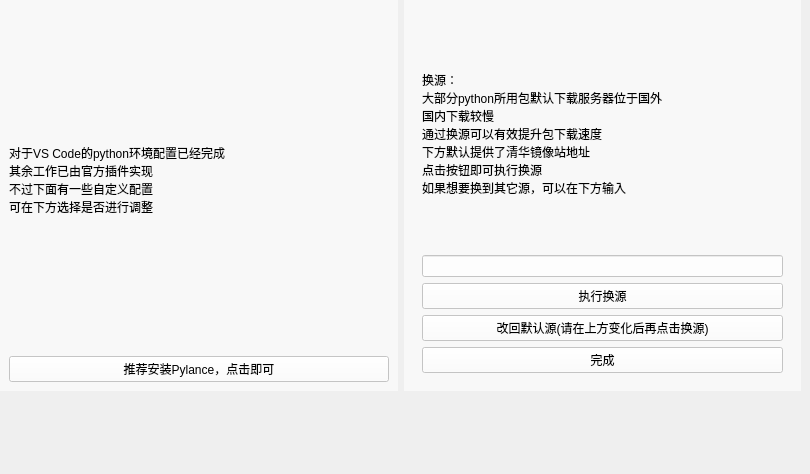
    <widget class="QWidget" name="pypage_4_1">
     <property name="styleSheet">
      <string notr="true">QWidget#pypage_4_1{
	
	background-image: url(:/image/image/background.png);
}</string>
     </property>
     <widget class="QWidget" name="widget_32" native="true">
      <property name="geometry">
       <rect>
        <x>0</x>
        <y>0</y>
        <width>801</width>
        <height>391</height>
       </rect>
      </property>
      <property name="sizePolicy">
       <sizepolicy hsizetype="Preferred" vsizetype="Preferred">
        <horstretch>0</horstretch>
        <verstretch>0</verstretch>
       </sizepolicy>
      </property>
      <property name="styleSheet">
       <string notr="true">background-color: rgba(255, 255, 255, 0);
font: 12pt &quot;Microsoft YaHei UI&quot;;</string>
      </property>
      <layout class="QHBoxLayout" name="horizontalLayout_18">
       <item>
        <widget class="QWidget" name="widget_83" native="true">
         <property name="sizePolicy">
          <sizepolicy hsizetype="MinimumExpanding" vsizetype="Expanding">
           <horstretch>0</horstretch>
           <verstretch>0</verstretch>
          </sizepolicy>
         </property>
         <property name="styleSheet">
          <string notr="true">QWidget#widget_83{
	background-color: rgba(255, 255, 255, 150);
}</string>
         </property>
         <layout class="QVBoxLayout" name="verticalLayout_42">
          <item>
           <widget class="QLabel" name="label_41">
            <property name="sizePolicy">
             <sizepolicy hsizetype="Preferred" vsizetype="Preferred">
              <horstretch>0</horstretch>
              <verstretch>0</verstretch>
             </sizepolicy>
            </property>
            <property name="text">
             <string>对于VS Code的python环境配置已经完成
其余工作已由官方插件实现
不过下面有一些自定义配置
可在下方选择是否进行调整</string>
            </property>
           </widget>
          </item>
          <item>
           <widget class="QPushButton" name="pushButton_30">
            <property name="styleSheet">
             <string notr="true">background-color: rgba(255, 255, 255, 200);</string>
            </property>
            <property name="text">
             <string>推荐安装Pylance，点击即可</string>
            </property>
           </widget>
          </item>
         </layout>
        </widget>
       </item>
       <item>
        <widget class="QWidget" name="widget_37" native="true">
         <property name="sizePolicy">
          <sizepolicy hsizetype="Expanding" vsizetype="Expanding">
           <horstretch>0</horstretch>
           <verstretch>0</verstretch>
          </sizepolicy>
         </property>
         <property name="styleSheet">
          <string notr="true">QWidget#widget_37{
	background-color: rgba(255, 255, 255, 150);
}</string>
         </property>
         <layout class="QVBoxLayout" name="verticalLayout_21">
          <item>
           <widget class="QWidget" name="widget_38" native="true">
            <property name="sizePolicy">
             <sizepolicy hsizetype="Preferred" vsizetype="Expanding">
              <horstretch>0</horstretch>
              <verstretch>0</verstretch>
             </sizepolicy>
            </property>
            <layout class="QVBoxLayout" name="verticalLayout_22">
             <item>
              <widget class="QLabel" name="label_22">
               <property name="text">
                <string>换源：
大部分python所用包默认下载服务器位于国外
国内下载较慢
通过换源可以有效提升包下载速度
下方默认提供了清华镜像站地址
点击按钮即可执行换源
如果想要换到其它源，可以在下方输入</string>
               </property>
              </widget>
             </item>
             <item>
              <widget class="QLineEdit" name="url_input_1">
               <property name="styleSheet">
                <string notr="true">background-color: rgba(255, 255, 255, 200);</string>
               </property>
              </widget>
             </item>
             <item>
              <widget class="QPushButton" name="pushButton_20">
               <property name="styleSheet">
                <string notr="true">background-color: rgba(255, 255, 255, 200);</string>
               </property>
               <property name="text">
                <string>执行换源</string>
               </property>
              </widget>
             </item>
             <item>
              <widget class="QPushButton" name="pushButton_22">
               <property name="styleSheet">
                <string notr="true">background-color: rgba(255, 255, 255, 200);</string>
               </property>
               <property name="text">
                <string>改回默认源(请在上方变化后再点击换源)</string>
               </property>
              </widget>
             </item>
             <item>
              <widget class="QPushButton" name="pushButton_21">
               <property name="styleSheet">
                <string notr="true">background-color: rgba(255, 255, 255, 200);</string>
               </property>
               <property name="text">
                <string>完成</string>
               </property>
              </widget>
             </item>
            </layout>
           </widget>
          </item>
         </layout>
        </widget>
       </item>
      </layout>
     </widget>
     <widget class="QWidget" name="widget_82" native="true">
      <property name="geometry">
       <rect>
        <x>0</x>
        <y>390</y>
        <width>801</width>
        <height>75</height>
       </rect>
      </property>
      <property name="styleSheet">
       <string notr="true">QWidget#widget_82{
	image: url(:/image/image/py进度5.png);
    
	background-color: rgba(255, 255, 255, 0);
}</string>
      </property>
     </widget>
    </widget>
